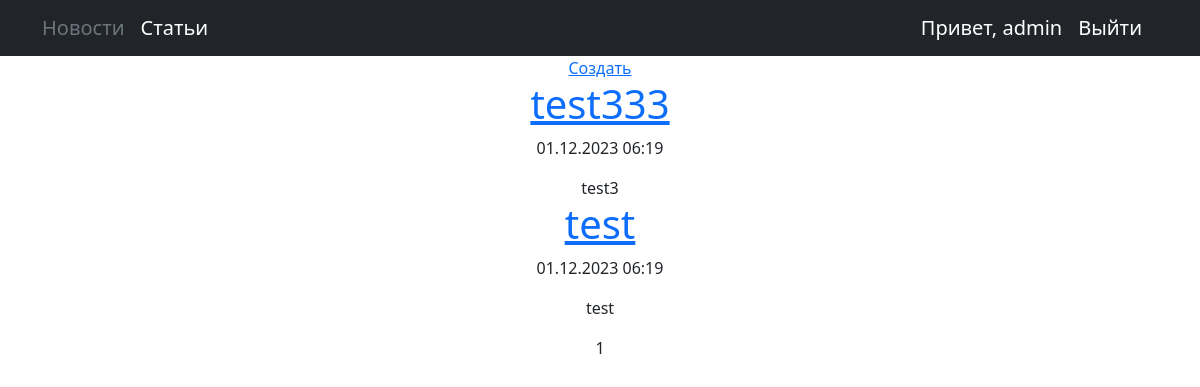
The app's page /articles (signed in) with its own data.
### news/models.py (models this page shows, shortened)
class Post(models.Model):
    author = models.ForeignKey(Author, on_delete=models.CASCADE)
    type = models.CharField(max_length = 2, choices=POSITIONS, default=article)
    time_create = models.DateTimeField(auto_now_add=True)
    time_update = models.DateTimeField(auto_now=True)
    category = models.ManyToManyField(Category, through='PostCategory')
    header = models.CharField(max_length=255)
    text = models.TextField()
    rating = models.IntegerField(default=0)
    def get_absolute_url(self):
        if self.type=='NE':
            return reverse('newsid', args=(self.pk,))
        else:
            return reverse('articleid', args=(self.pk,))

### news/views.py (the view)
# urls.py: path('articles', ArticleList.as_view(), name='articles'),
class ArticleList(ListView):
    model = Post
    ordering = '-time_create'
    template_name = 'posts.html'
    context_object_name = 'posts'
    paginate_by = 2
    def get_context_data(self, **kwargs):
        context = super().get_context_data(**kwargs)
        context['title'] = 'Статьи'
        return context
    def get_queryset(self):
        return super().get_queryset().filter(type='AR')

### news/templates/posts.html (shortened to what this page needs)
{% extends 'default.html' %}
{% load custom_tags%}
{% block content %}
{% if perms.news.add_post %}
<a href="{{request.path}}/create">Создать</a>
{% endif %}
{% for p in posts %}
<a href="{{ p.get_absolute_url }}"><h1>{{p.header}}</h1></a>
<p>{{p.time_create|date:"d.m.Y H:i"}}</p>
{{p.text|truncatechars:20}}
{% endfor %}
   {{ page_obj.number }}
{% endblock content %}

### templates/default.html (shortened to what this page needs)
{% load static %}
<!DOCTYPE html>
<html lang="en">
    <head>
        <link href="{% static 'css/styles.css' %}" rel="stylesheet" />
    </head>
    <body>
        <nav class="navbar navbar-expand-lg navbar-dark bg-dark static-top">
            <div class="container">
                {% block navbar %}
{% if '/news' in request.path%}
<a class="navbar-brand " href="{% url 'news'%}">Новости</a>
<a class="navbar-brand text-secondary" href="{% url 'articles'%}">Статьи</a>
{% elif "/article" in request.path  %}
<a class="navbar-brand text-secondary" color="#8BACAC" href="{% url 'news'%}">Новости</a>
<a class="navbar-brand" href="{% url 'articles'%}">Статьи</a>
{% else  %}
    <a class="navbar-brand " href="{% url 'news'%}">Новости</a>
    <a class="navbar-brand" href="{% url 'articles'%}">Статьи</a>
{% endif%}
{% endblock navbar %}
         {% if user.is_authenticated %}
                <a  class="navbar-brand" >Привет, {{ user.username }}</a>
                <a  class="navbar-brand" href="{% url 'account_logout' %}">Выйти</a>
            {% else %}
                <a class="navbar-brand" href="{% url 'account_login'%}">Войти</a>
                <a class="navbar-brand" href="{% url 'account_signup'%}">Регистрация</a>
            {% endif %}
            </div>
         </nav>
        <div class="container">
            <div class="row">
                <div class="col-lg-12 text-center">
                    {% block content %}
                    {% endblock content %}
                </div>
            </div>
         </div>
    </body>
</html>

### records on screen
Post: header "test333", time_create "01.12.2023 06:19", text "test3"
Post: header "test", time_create "01.12.2023 06:19", text "test"

### other values on screen
{{ user.username }} "admin"
{{ page_obj.number }} "1"
